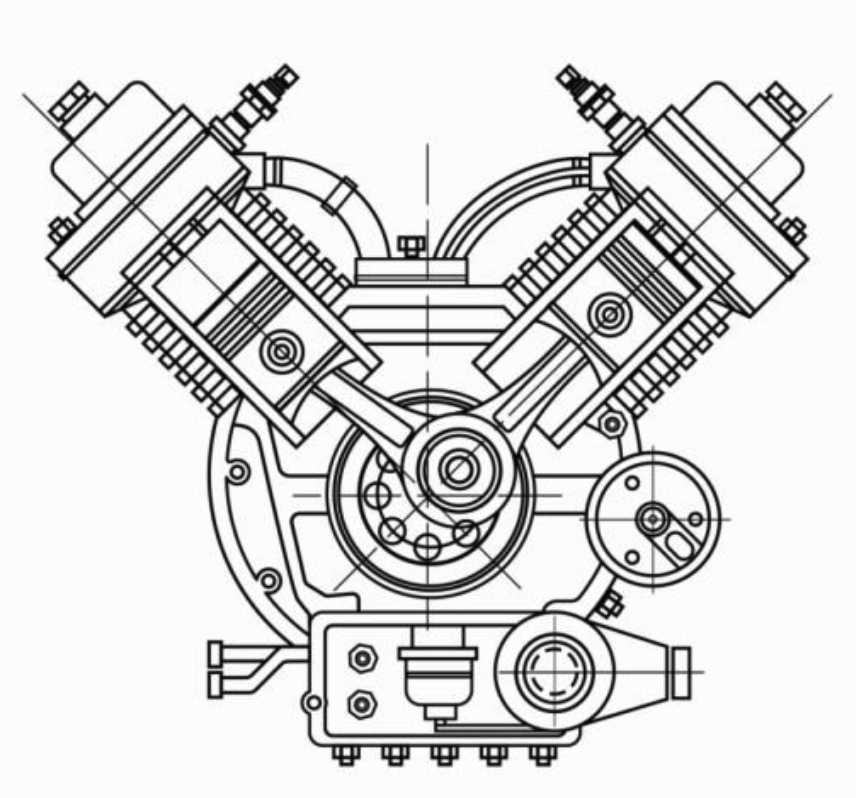
#> input picture engine.png, 856 x 798 px
$ python hough-lines.py
#> lines starting #> are read from the running program, lines starting #| are printed output that depends on the picture; after the words box and inside, x2 and y2 are one past the last pixel; in counts of white or black regions, pixels touching at a corner belong together
import cv2
import numpy as np

# 1) Load the input image
# Replace "image.png" with your real image file
img = cv2.imread("engine.png")
#> img is the input picture: shape (798, 856, 3); mean B, G, R 217, 217, 217
gray = cv2.cvtColor(img, cv2.COLOR_BGR2GRAY)

# 2) Smooth the image to reduce noise
# Gaussian blur avoids detecting false edges caused by noise
gray = cv2.GaussianBlur(gray, (5, 5), 1)

# 3) Edge detection (Canny)
# The thresholds (150,220) may need tuning depending on the lighting and contrast
edges = cv2.Canny(gray, 150, 220)
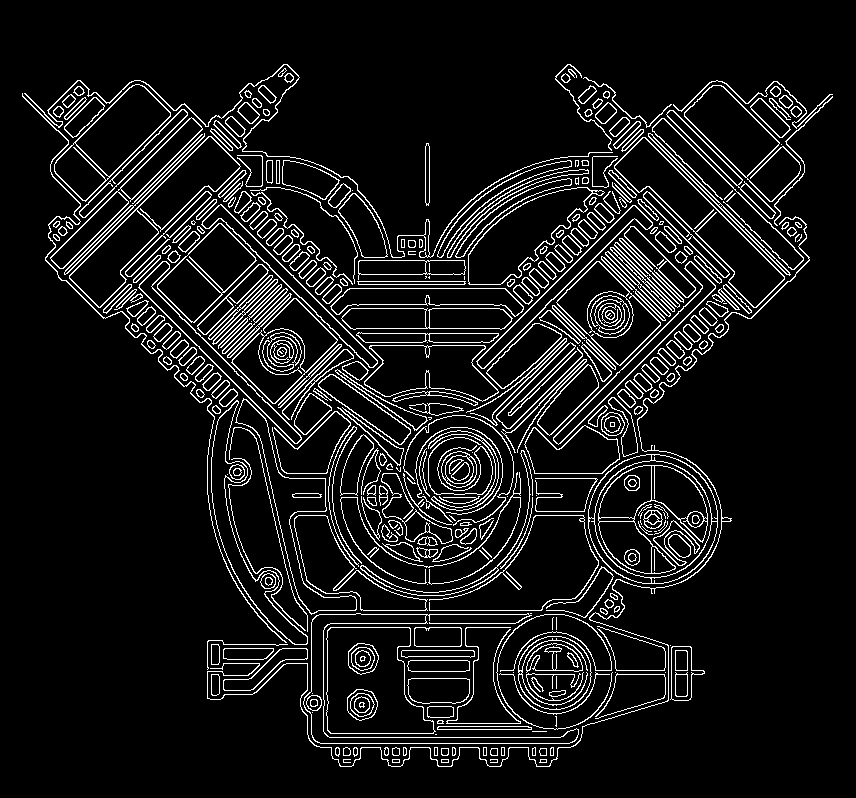
#> edges: shape (798, 856); 8.6% white in thin lines or dots, all inside (x1, y1, x2, y2) = (22, 64, 833, 767)

# 4) Apply the Hough Transform for line detection
# rho = 1 pixel resolution
# theta = 1 degree resolution (π/180 radians)
# threshold = minimum number of votes needed to consider something a line
lines = cv2.HoughLines(edges, rho=1, theta=np.pi/180, threshold=245)
#> lines = 37 rows, first 8: [655, 0.785], [52, 2.36], [709, 0.785], [105, 2.36], [602, 0.785], [47, 2.36], [651, 0.785], [653, 0.785]

# 5) Draw the detected lines on a copy of the original image
result = img.copy()

if lines is not None:
    for line in lines:
        rho, theta = line[0]  # Extract line parameters

        # Convert from (rho, theta) to Cartesian line representation
        a = np.cos(theta)
        b = np.sin(theta)

        # (x0, y0) is the closest point on the line to the origin
        x0 = a * rho
        y0 = b * rho

        # Create two far points along the line direction so the line spans the entire image
        # The direction of the line is perpendicular to the normal vector (−b, a)
        x1 = int(x0 + 1000 * (-b))
        y1 = int(y0 + 1000 * ( a))
        x2 = int(x0 - 1000 * (-b))
        y2 = int(y0 - 1000 * ( a))

        # Draw the line in green
        cv2.line(result, (x1, y1), (x2, y2), (0, 255, 0), 2)
#> this loop made 37 passes
#> (rho, theta, a, b, x0, y0, x1, y1) on passes 1 to 12: (655, 0.785, 0.707, 0.707, 463.2, 463.2, -243, 1170), (52, 2.36, -0.707, 0.707, -36.77, 36.77, -743, -670), (709, 0.785, 0.707, 0.707, 501.3, 501.3, -205, 1208), (105, 2.36, -0.707, 0.707, -74.25, 74.25, -781, -632), (602, 0.785, 0.707, 0.707, 425.7, 425.7, -281, 1132), (47, 2.36, -0.707, 0.707, -33.23, 33.23, -740, -673), (651, 0.785, 0.707, 0.707, 460.3, 460.3, -246, 1167), (653, 0.785, 0.707, 0.707, 461.7, 461.7, -245, 1168), (-359, 2.36, -0.707, 0.707, 253.9, -253.9, -453, -960), (240, 0.785, 0.707, 0.707, 169.7, 169.7, -537, 876), (49, 2.36, -0.707, 0.707, -34.65, 34.65, -741, -672), (663, 0.785, 0.707, 0.707, 468.8, 468.8, -238, 1175)
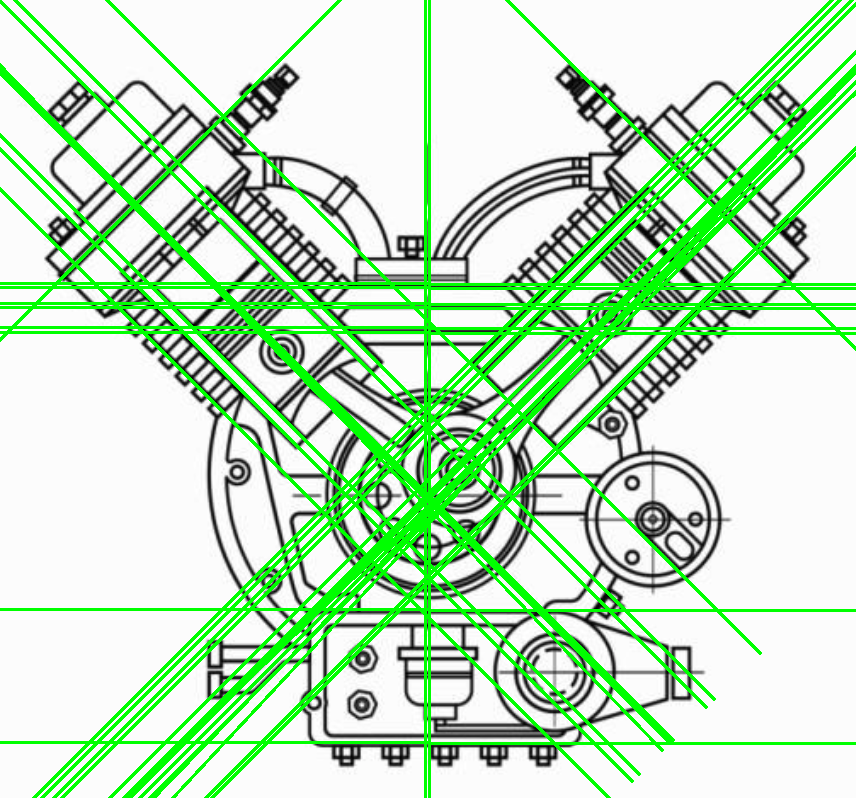
#> result: shape (798, 856, 3); 14.38% of pixels changed, all inside (x1, y1, x2, y2) = (0, 0, 856, 798)

# 6) Display the results
cv2.imshow("Original Image", img)
cv2.imshow("Edge Map (Canny)", edges)
cv2.imshow("Detected Lines (Hough)", result)
cv2.waitKey(0)
cv2.destroyAllWindows()

# 7) Save the results
# Save the result image to a file
cv2.imwrite("engine_edges.png", edges)
cv2.imwrite("engine_lines_overlay.png", result)
